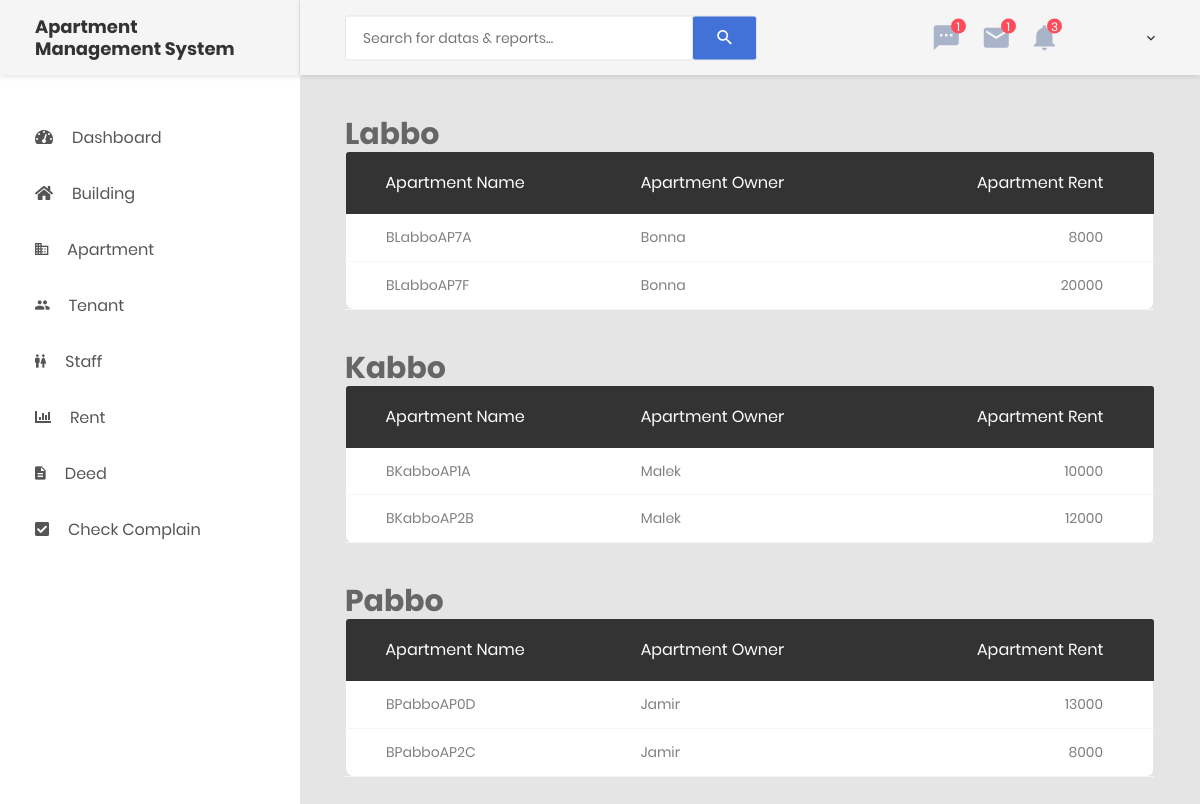
The app's page /building-list.php with its own data.
### tables this page shows
CREATE TABLE `building` (
  `buildingID` int(11) NOT NULL,
  `buildingName` varchar(255) NOT NULL,
  `buildingLoc` varchar(255) NOT NULL,
  `buildingStor` int(11) NOT NULL
);

CREATE TABLE `apartment` (
  `apartmentID` int(11) NOT NULL,
  `apartmentName` varchar(255) NOT NULL,
  `building` varchar(255) NOT NULL,
  `aptOwner` varchar(255) NOT NULL,
  `aptFair` int(11) NOT NULL,
  `tenantName` varchar(255) DEFAULT NULL
);

### includes/db-config.php (called while the page is built, shortened)
<?php
$building = 'building';
$apartment = 'apartment';

### building-list.php (the view, shortened to what this page needs)
<?php
include ROOT . '/includes/db-config.php';
include ROOT . '/includes/header.php';
include ROOT . '/includes/sidebar.php'; ?>
<div class="page-container">
    <?php
    include ROOT . '/includes/header-desktop.php';
    ?>
    <?php
    $sqlforbld = "SELECT buildingName FROM $building";
    $resultforbld = mysqli_query($mysqli, $sqlforbld) or die(mysqli_error($mysqli));
    ?>
    <div class="main-content">
        <div class="section__content section__content--p30">
            <div class="container-fluid">
                <div class="row">
                    <?php
                    while ($dataforbld = $resultforbld->fetch_assoc()) {
                        $dtfbld = $dataforbld['buildingName'];
                        $sqlforb01 = "SELECT * FROM $apartment WHERE building = '$dtfbld'";
                        $resultforb01 = mysqli_query($mysqli, $sqlforb01) or die(mysqli_error($mysqli));
                        ?>
                        <div class="col-lg-12">
                            <h2 class="building__header">
                                <a class="custom__a" href="/ams/single-bld.php?bld=<?= $dataforbld['buildingName'] ?>
                                "><?= $dataforbld['buildingName'] ?></a>
                            </h2>
                            <div class="table-responsive m-b-40">
                                <table class="table table-borderless table-data3">
                                    <thead>
                                        <tr>
                                            <th>Apartment Name</th>
                                            <th>Apartment Owner</th>
                                            <th>Apartment Rent</th>
                                        </tr>
                                    </thead>
                                    <tbody>
                                        <?php while ($dataforb01 = $resultforb01->fetch_assoc()) { ?>
                                            <tr>
                                                <td>
                                                    <?= $dataforb01['apartmentName'] ?>
                                                </td>
                                                <td>
                                                    <?= $dataforb01['aptOwner'] ?>
                                                </td>
                                                <td>
                                                    <?= $dataforb01['aptFair'] ?>
                                                </td>
                                            </tr>
                                        <?php } ?>
                                    </tbody>
                                </table>
                            </div>
                        </div>
                    <?php } ?>
                </div>
            </div>
        </div>
    </div>
</div>
<?php
include ROOT . '/includes/footer.php';
?>

### css/custom.css (style rules this page uses)
.custom__a { color: #666666; }
.building__header { display: flex; gap: 2vh; }

### records on screen
building: buildingName "Labbo"
apartment: apartmentName "BLabboAP7A", aptOwner "Bonna", aptFair "8000"
apartment: apartmentName "BLabboAP7F", aptOwner "Bonna", aptFair "20000"
building: buildingName "Kabbo"
apartment: apartmentName "BKabboAP1A", aptOwner "Malek", aptFair "10000"
apartment: apartmentName "BKabboAP2B", aptOwner "Malek", aptFair "12000"
building: buildingName "Pabbo"
apartment: apartmentName "BPabboAP0D", aptOwner "Jamir", aptFair "13000"
apartment: apartmentName "BPabboAP2C", aptOwner "Jamir", aptFair "8000"
